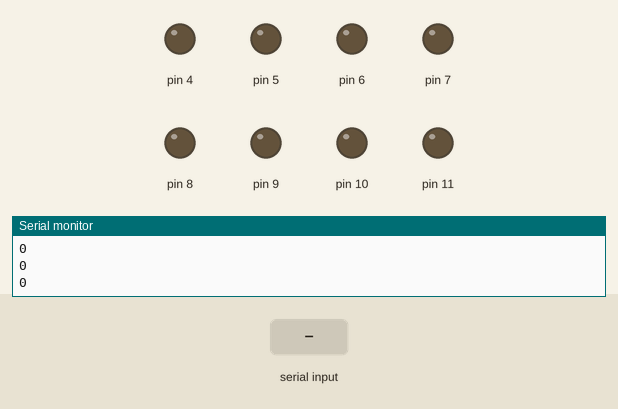
The sketch below on a simulated Arduino Uno, built with avr-gcc and run on an emulated ATmega328P. Shown: output pins drawn as LEDs (lit = HIGH), the last lines printed to the serial monitor. The test bench sets the inputs (shaded band).

Above: at 1.2 s.
1.3 s: "90,45\n" received over Serial
At 1.9 s:
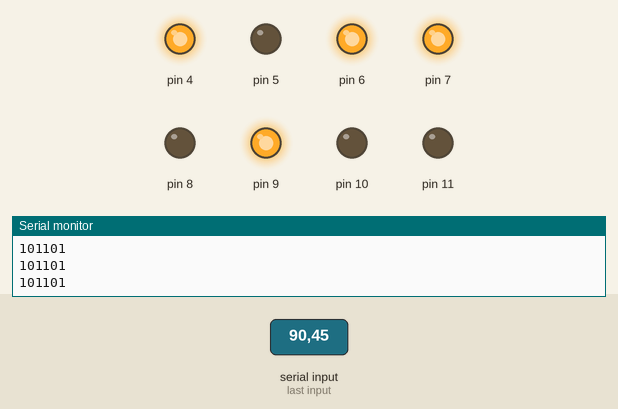
2.8 s: "30,150\n" received over Serial
At 4.0 s:
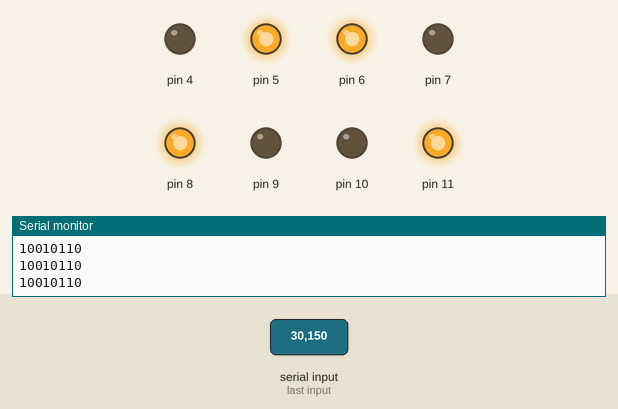
4.3 s: "5\n" received over Serial
At 5.1 s:
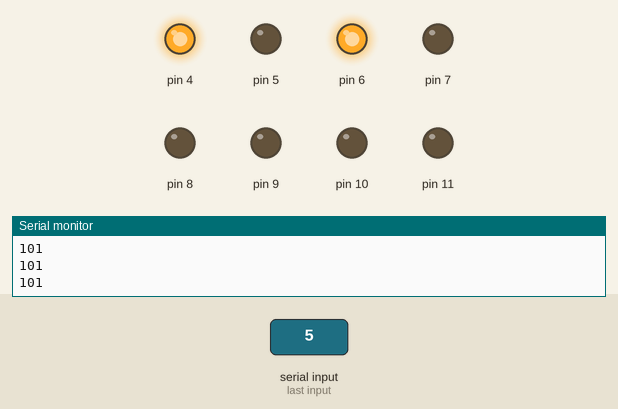
5.8 s: "200\n" received over Serial
At 6.3 s:
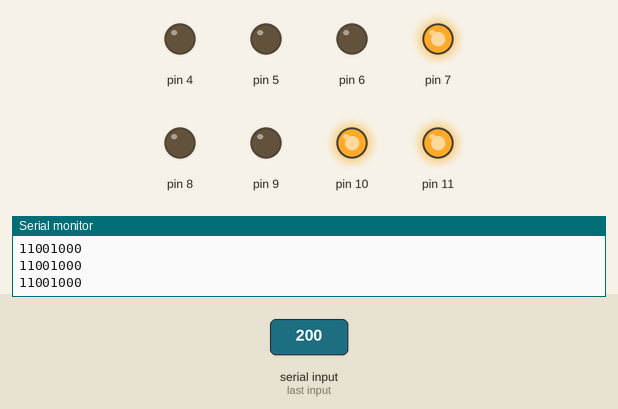
7.3 s: "30,150\n" received over Serial
At 7.7 s:
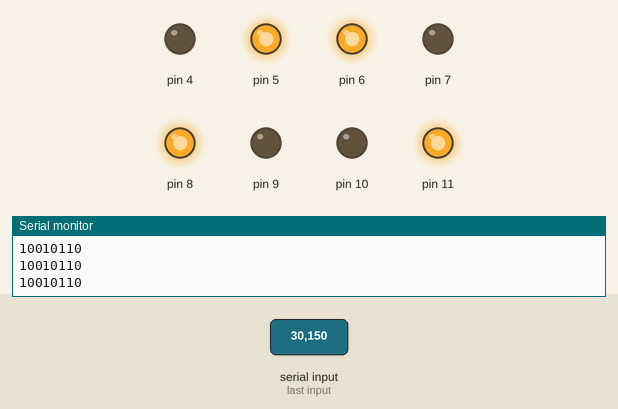
8.8 s: "90\n" received over Serial
At 9.9 s:
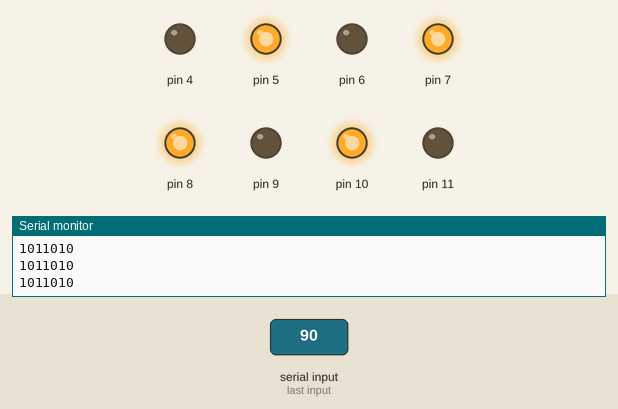
Timing chart, 0 to 11.3 s (numbered marks = the images above; inputs shaded):
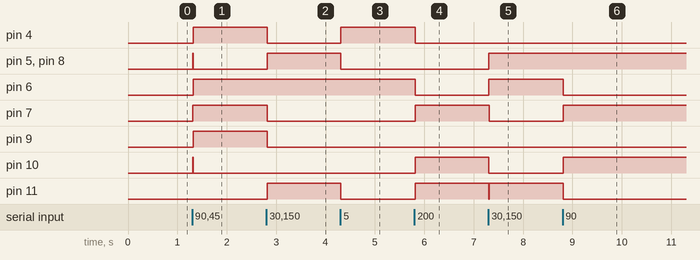

The sketch:

Binary_LED_light_on.ino
```cpp
//Se conecteaza 8 LED-uri (LED0-LED7), 4 la pinii digitali 4-7, 4 la pinii digitali 8-11.
//Folosind operatiile cu porturi scrieti un program care citesti de la interfata seriala un numar intre
//  0-255 si aprinde combinatia de leduri corespunzatoare.
//https://www.arduino.cc/en/Reference/PortManipulation
//https://www.arduino.cc/reference/en/language/functions/communication/serial/

int x = 0;
int mask1 = 0;
int mask2 = 0;

void setup()
{
  DDRD = DDRD | B11110000;
  DDRB = B00001111;
  Serial.begin(9600);
}

void loop()
{
  while(Serial.available()>0)
  {
    x = Serial.parseInt();
    Serial.read();                    //reads the '\n' character after the parseInt()
  }

  Serial.println(x,BIN);
  divide_byte();
}

void divide_byte()
{
  PORTD = x<<4;
  PORTB = x>>4;
}
```

Measured:
- after the input at 1.3 s, pin 4, pin 6, pin 7, pin 9: LOW → HIGH at once; pin 5, pin 8, pin 10: LOW → HIGH at once, → LOW 0.01 s later
- after the input at 2.8 s, pin 4, pin 7, pin 9: HIGH → LOW at once; pin 5, pin 8, pin 11: LOW → HIGH at once
- after the input at 4.3 s, pin 4: LOW → HIGH at once; pin 5, pin 8, pin 11: HIGH → LOW at once
- after the input at 5.8 s, pin 4, pin 6: HIGH → LOW at once; pin 7, pin 10, pin 11: LOW → HIGH at once
- after the input at 7.3 s, pin 5, pin 6, pin 8: LOW → HIGH at once; pin 7, pin 10: HIGH → LOW at once; pin 11: HIGH → LOW at once, → HIGH 0.01 s later
- after the input at 8.8 s, pin 6, pin 11: HIGH → LOW at once; pin 7, pin 10: LOW → HIGH at once
